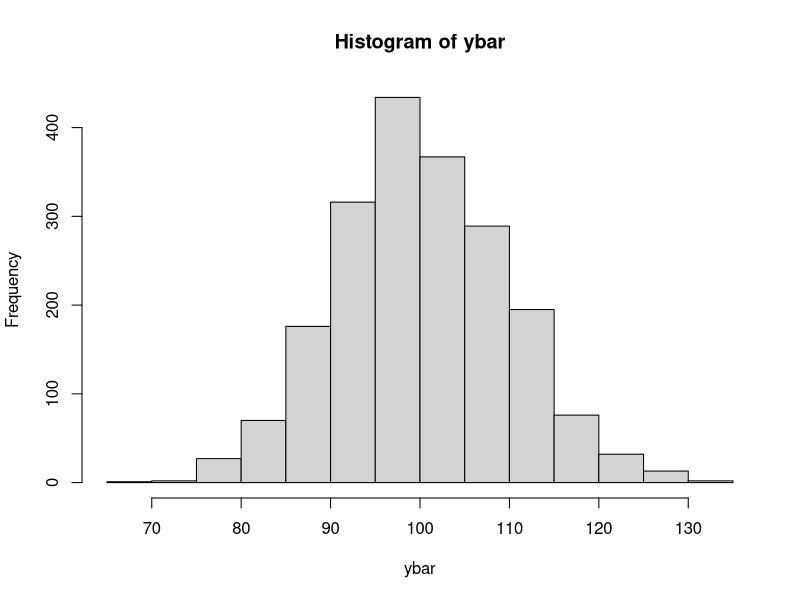
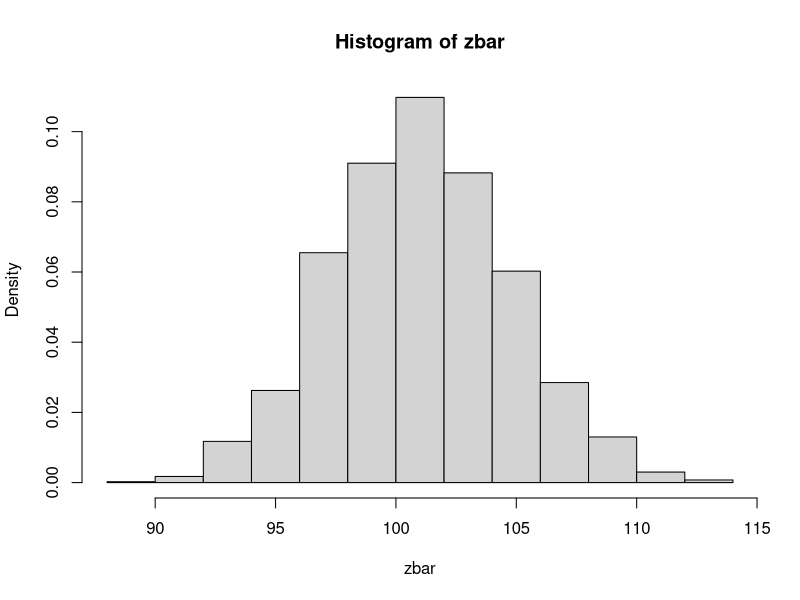

Reproduce these figures in R, in order.
# Amostragem

# população objeto
#   
# característica populacional
# unidade amostral
# amostra
# erro amostral
# censo

# Amostragem não probabilística
#   por acessibilidade ou conveniência
#   intencional
#   por cotas

# Amostragem probabilística
#   aleatória simples
#     sorteio aleatório
#   sistemática
#     4, 14, 24, 34...
#   estratificada
#     divisão da população por grupos de característica comum
#     uniforme, proporcional, ótima
#   por conglomerados
#     divisão de grupos heterogêneos

# amostra piloto

# Fatores que determinam o tamanho da amostra
#   nível de confiança (1-a)
#   erro
#   variabilidade
# n = (Z_(1-a/2) * sigma/E)^2

# grau ed confiança
# a
# valor crítico

# ex1 
# E = 500
# sigma = 6250
# z = 1.96
#   n = (1.96 * 6250/500)^2 = 600.25 ~ 601

# ex2
# E = 50
# sigma = 400
# z = 1.96
#   n = (1.96 * 400/50)^2 =~ 246
#   n = (1.96 * 400/25)^2 =~ 984

# estimativa da proporção populacionaç
# n = (z^2_1-a/2 pq/E^2)

# ex3
# z = 1.64
# E = 0.05
# p = ? (assume 0.5 worst case)
#   n = (1.64^2 * 0.5^2/0.05^2) = 269

# z = qnorm(1-alpha/2)

# para populações finitas

# N-n/N-1
# 1000-269/999

# n = (N * sigma^2 * (Z_a/2)^2)/((N-1) * E^2 + sigma^2 * (Z_a/2)^2)
# n = (1000 * 0.5^2 * 1.64^2)/(999 * 0.05^2 + 0.5^2 * 1.64^2) = 212


# Parâmetro - para população
# Estatística - para amostra
#   proporção, média, variância
# são VA e possuem distribuição

# se N >= 30, distribuição de X_ é normal

y <- matrix(rnorm(20000, 100, 30), ncol = 2000)
ybar <- apply(y, MARGIN = 2, mean)
mean(ybar)
sd(ybar)
30/sqrt(10)
hist(ybar)

z <- matrix(rchisq(60000, 1, ncp = 100), ncol = 2000)
zbar <- apply(z, MARGIN = 2, mean)
mean(zbar)
sd(zbar)
100/sqrt(30)
hist(zbar, prob = T)

# Binomial

# ^p ~ N(p, p(1-p)/n)
# z = (^p - p)/(sqrt(r(1-p)/n)) ~ N(0, 1)
# E(^p) = p
# var(^p) = p(1-p)/n

# se np e n(1-p) >= 5, pode ser aproximado pela normal

